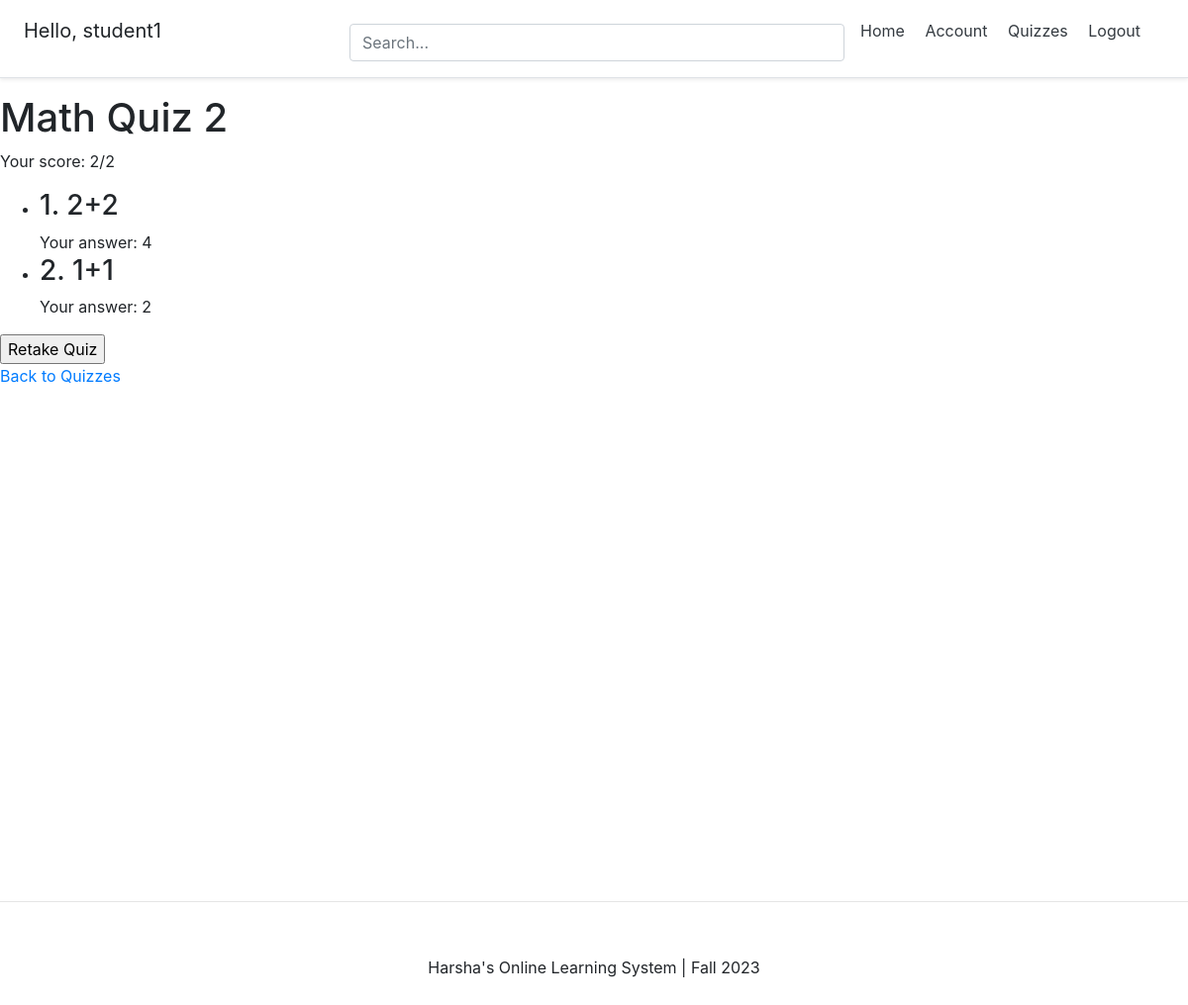
/quizzes/detail/Math Quiz 2/ (signed in), run on an earlier commit of the app's database.
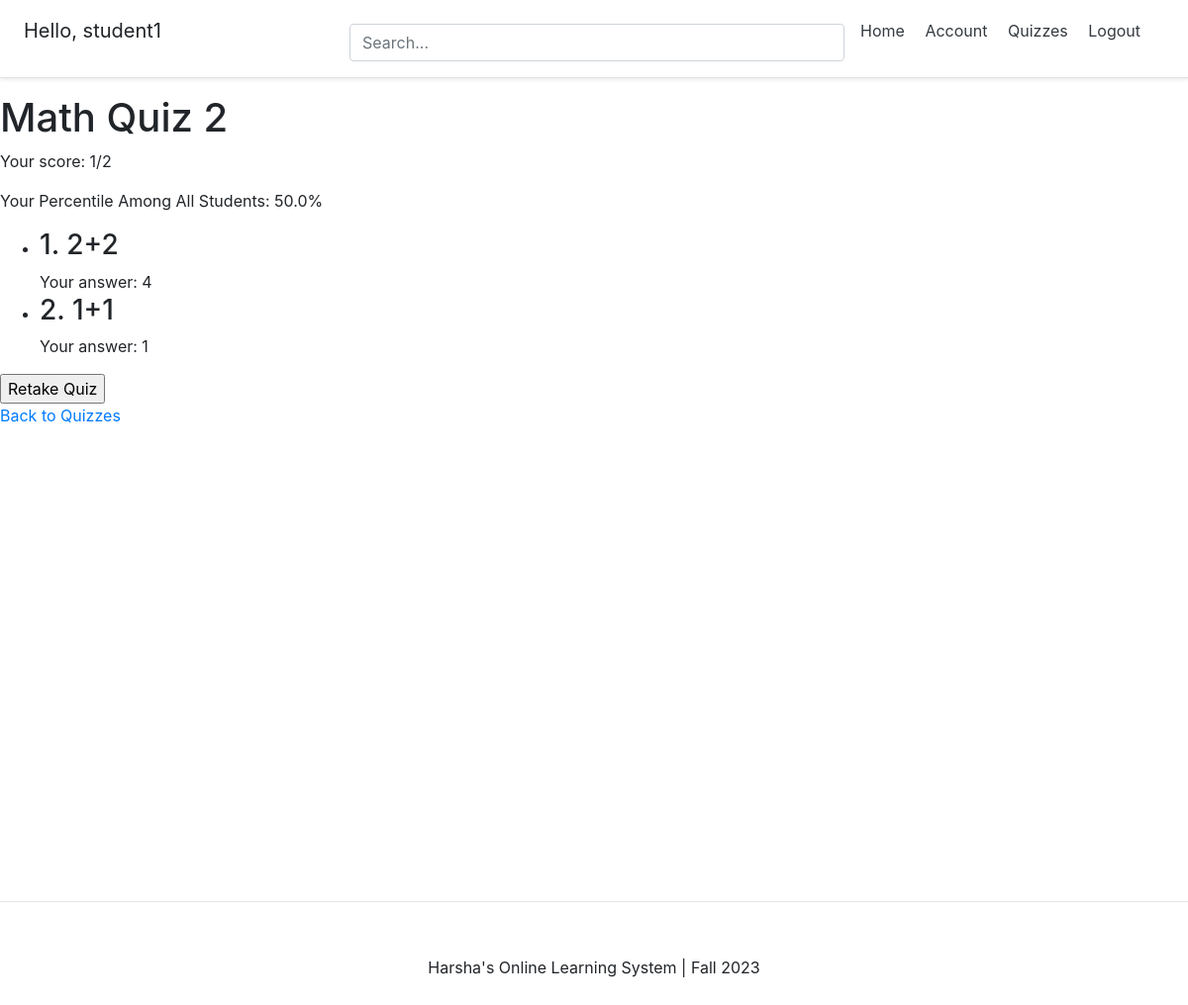
And on a later commit of the database.
### quizzes/models.py (models this page shows, shortened)
class Attempt(models.Model):
    quiz = models.ForeignKey(Quiz, on_delete=models.CASCADE, related_name='attempts')
    student = models.ForeignKey(settings.AUTH_USER_MODEL, on_delete=models.CASCADE, related_name='quiz_attempts')
    score = models.IntegerField()
    date_attempted = models.DateTimeField(auto_now_add=True)
    def get_student_choice_for_question(self, question):
        try:
            student_answer = self.student_answers.get(question=question)
            return student_answer.choice  # Return the Choice object
        except StudentAnswer.DoesNotExist:
            return None

class Question(models.Model):
    quiz = models.ForeignKey(Quiz, related_name='questions', on_delete=models.CASCADE)
    text = models.CharField(max_length=255)
    order = models.IntegerField(default=0)

class StudentAnswer(models.Model):
    attempt = models.ForeignKey(Attempt, on_delete=models.CASCADE, related_name='student_answers')
    question = models.ForeignKey(Question, on_delete=models.CASCADE)
    choice = models.ForeignKey(Choice, on_delete=models.CASCADE)

class Choice(models.Model):
    question = models.ForeignKey(Question, related_name='choices', on_delete=models.CASCADE)
    text = models.CharField(max_length=255)
    is_correct = models.BooleanField(default=False)

### quizzes/views.py (the view)
# urls.py: path('detail/<str:quiz_title>/', views.quiz_detail, name='quiz_detail'),
@login_required
def quiz_detail(request, quiz_title):
    quiz = get_object_or_404(Quiz, title=quiz_title)
    user_account = Account.objects.get(email=request.user.email)
    if user_account.is_teacher:
        student_attempts = Attempt.objects.filter(quiz=quiz).select_related('student')
        sort_by = request.GET.get('sort', 'score')  # Default sort by score
        order = request.GET.get('order', 'asc')
        if order == 'desc':
            sort_by = '-' + sort_by
        student_attempts = student_attempts.order_by(sort_by)
        for attempt in student_attempts:
            attempt.percentile = calculate_percentile(attempt, quiz)
        highest_score = student_attempts.aggregate(Max('score'))['score__max']
        lowest_score = student_attempts.aggregate(Min('score'))['score__min']
        total_questions = quiz.questions.count()
        if total_questions > 0:
            average_score = student_attempts.aggregate(Avg('score'))['score__avg']
            average_percentage_score = (average_score / total_questions) * 100
        else:
            average_percentage_score = None
        grade_distribution = {}
        for attempt in student_attempts:
            letter_grade = assign_letter_grade((attempt.score / total_questions) * 100)
            grade_distribution[letter_grade] = grade_distribution.get(letter_grade, 0) + 1
        grade_labels = list(grade_distribution.keys())
        grade_counts = list(grade_distribution.values())
        context = {
            'quiz': quiz,
            'student_attempts': student_attempts,
            'highest_score': highest_score,
            'lowest_score': lowest_score,
            'average_score': average_percentage_score,  # Updated line
            'letter_grade_labels': json.dumps(grade_labels),
            'letter_grade_counts': json.dumps(grade_counts)
        }
        return render(request, 'quizzes/quiz_detail_teacher.html', context)
    else:
        attempts = Attempt.objects.filter(quiz=quiz, student=request.user).order_by('-date_attempted')
        remaining_attempts = 3 - attempts.count()
        latest_attempt = attempts.first()
        if latest_attempt:
            latest_attempt.percentile = calculate_percentile(latest_attempt, quiz)
        context = {
            'quiz': quiz,
            'latest_attempt': latest_attempt,
            'remaining_attempts': remaining_attempts,
            'max_attempts': 3
        }
        return render(request, 'quizzes/quiz_detail_student.html', context)

### quizzes/templatetags/quiz_extras.py (called while the page is built)
@register.filter
def get_student_choice(attempt, question):
    choice = attempt.get_student_choice_for_question(question)
    return choice.text if choice else "No Answer"

### quizzes/views.py (called while the page is built)
def calculate_percentile(attempt, quiz):
    all_attempts = Attempt.objects.filter(quiz=quiz).exclude(id=attempt.id)
    higher = sum(1 for other_attempt in all_attempts if other_attempt.score > attempt.score)
    equal = sum(1 for other_attempt in all_attempts if other_attempt.score == attempt.score)
    percentile_rank = (higher + 0.5 * equal) / all_attempts.count() * 100
    return round(percentile_rank, 2)

### templates/quizzes/quiz_detail_student.html (shortened to what this page needs)
{% extends 'base.html' %}
{% load quiz_extras %}
{% block content %}
  <h1>{{ quiz.title }}</h1>
  {% if remaining_attempts > 0 %}
    {% if not latest_attempt %}
      <p>You have {{ remaining_attempts }} attempts remaining out of {{ max_attempts }}.</p>
      <form method="post">
        {% csrf_token %}
        {% for question in quiz.questions.all %}
          <div class="question">
            <h3>{{ forloop.counter }}. {{ question.text }}</h3>
            {% for choice in question.choices.all %}
              <label>
                <input type="radio" name="question_{{ question.id }}" value="{{ choice.id }}">
                {{ choice.text }}
              </label><br>
            {% endfor %}
          </div>
        {% endfor %}
        <input type="submit" value="Submit Quiz">
      </form>
    {% else %}
      <p>Your score: {{ latest_attempt.score }}/{{ quiz.questions.count }}</p>
      {% if latest_attempt.percentile %}
        <p>Your Percentile Among All Students: {{ latest_attempt.percentile }}%</p>
      {% endif %}
      <ul>
        {% for question in quiz.questions.all %}
          <li>
            <h3>{{ forloop.counter }}. {{ question.text }}</h3>
            Your answer: {{ latest_attempt|get_student_choice:question }}<br>
          </li>
        {% endfor %}
      </ul>
      <form method="post">
        <input type="submit" name="retake_quiz" value="Retake Quiz">
      </form>
    {% endif %}
  {% else %}
    <p>All attempts are over</p>
  {% endif %}
  <a href="{% url 'quizzes:quiz_list' %}">Back to Quizzes</a>
{% endblock %}

What changed in the data, as far as the page shows it:
no longer on this page (row unchanged): Attempt: score "2", id.text "4", id.text "2"
added Attempt: score "1", percentile "50.0", id.text "4", id.text "1"
Also different on the page:
text now shown: "Your Percentile Among All Students: %"
